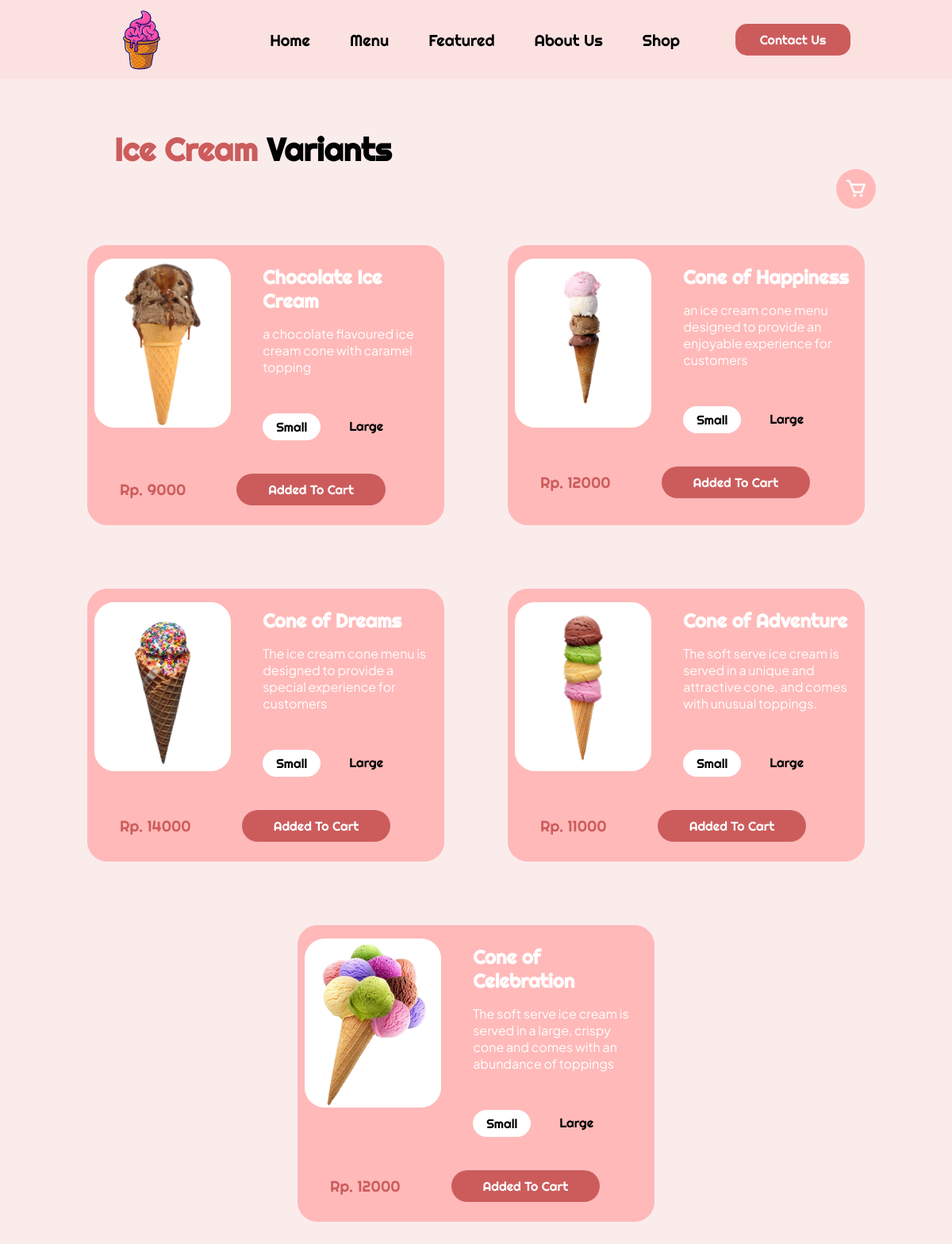
The page /menu-page.php?id=1 on the database its author committed.
### tables this page shows
CREATE TABLE `eskrim` (
  `id` int(11) NOT NULL,
  `kategori_id` int(11) DEFAULT NULL,
  `nama` varchar(50) NOT NULL,
  `harga` int(11) NOT NULL,
  `deskripsi` longtext NOT NULL,
  `gambar` varchar(255) NOT NULL
);

### menu-page.php (the view, shortened to what this page needs)
<?php
    if (isset($_GET['id'])) {
        $id_kategori = $_GET['id'];
        require_once 'db_conn.php';
        $sql_varian = "SELECT id, nama, harga, deskripsi, gambar FROM eskrim WHERE kategori_id = $id_kategori";
        $result_varian = $conn->query($sql_varian);
?>
<!DOCTYPE html>
<html lang="en">
<head>
    <link rel="stylesheet" href="assets/css/style.css">
    <link href='https://unpkg.com/boxicons@2.0.9/css/boxicons.min.css' rel='stylesheet'>
</head>
<body>
    <header>
        <nav class="navbar">
            <div class="container nav-wrapper">
                <a href="index.php" class="logo">
                    <img src="./assets/img/logo/logo-nav.png" alt="logo-nav">
                </a>
                <div class="navbar-wrapper">
                    <ul class="nav-list">
                        <li class="nav-item"><a href="index.php" class="nav-link">Home</a></li>
                        <li class="nav-item"><a href="index.php#menu" class="nav-link">Menu</a></li>
                        <li class="nav-item"><a href="index.php#featured" class="nav-link">Featured</a></li>
                        <li class="nav-item"><a href="about.html" class="nav-link">About Us</a></li>
                        <li class="nav-item"><a href="index.php#shop" class="nav-link">Shop</a></li>
                    </ul>
                    <a href="contact.html" class="btn-contact">Contact Us</a>
                </div>
            </div>
        </nav>
    </header>
    <main>
        <section id="variants">
            <h1 class="variants-title"><span>Ice Cream</span> Variants</h1>
            <div class="shop-cart">
                <i class='bx bx-cart'></i>
            </div>
            <div class="variants-containers">
                <?php
                         if ($result_varian->num_rows > 0) {
                            while($row_varian = $result_varian->fetch_assoc()) {
                ?>
                <div class="variants-box">
                    <div class="variants-details">
                        <div class="variants-pic">
                            <img src="<?php echo $row_varian['gambar']; ?>" alt="Menu pic <?php echo $row_varian['id']; ?>">
                        </div>
                        <div class="variants-info">
                            <h1 class="variants-name"><?php echo $row_varian['nama']; ?></h1>
                            <p class="variants-text"><?php echo $row_varian['deskripsi']; ?></p>
                            <div class="switch-field">
                                <label for="radio-<?php echo $row_varian['id']; ?>-small">Small</label>
                                <label for="radio-<?php echo $row_varian['id']; ?>-large">Large</label>
                            </div>
                        </div>
                    </div>
                    <div class="variants-price">
                        <p class="price">Rp. <?php echo $row_varian['harga']; ?></p>
                        <a href="#" class="btn-price" onclick="addToCart(<?php echo $row_varian['id']; ?>, '<?php echo $row_varian['nama']; ?>', '<?php echo $row_varian['harga']; ?>', '<?php echo $row_varian['gambar']; ?>')">Added To Cart</a>
                    </div>
                </div>
                <?php
                            }
                        }
                    }
                ?>
            </div>
        </section>
    </main>
</body>
</html>

### assets/css/style.css (style rules this page uses)
:root { --main-color: #ffb9b936; --second-color: #cc5c5c; --bg-color: #FBECEC; --third-color: #993e3e; --fourth-color: #ffb9b9; --main-font: "Righteous", sans-serif; --second-font: "Roboto", sans-serif; --third-font: "Modak", sans-serif; --fourth-font: "Plus Jakarta Sans", sans-serif; --fifth-font: "Poppins", sans-serif; }
* { margin: 0; padding: 0; box-sizing: border-box; text-decoration: none; list-style: none; scroll-behavior: smooth; }
body { background-color: var(--bg-color); font-family: var(--main-font); }
section { margin: 13rem 8rem; }
.container { max-width: 1500px; }
.navbar { background-color: var(--main-color); }
.navbar .nav-wrapper { position: relative; margin: 0 8rem; display: flex; justify-content: space-between; align-items: center; height: 100px; }
.nav-wrapper .logo { width: 101px; height: 103px; flex-shrink: 0; }
.nav-wrapper .navbar-wrapper { display: flex; gap: 50px; }
.nav-wrapper .navbar-wrapper .nav-list { display: flex; flex-wrap: nowrap; align-items: center; gap: 10px; }
.navbar-wrapper .nav-list .nav-link { font-size: 1.25rem; font-weight: 400; padding: 20px; color: black; }
.navbar-wrapper .btn-contact { color: #ffffff; font-weight: 400; background-color: var(--second-color); padding: 10px 15px; border-radius: 15px; width: 145px; text-align: center; }
.menu-title span, .why-title span, .featured-title span, .shop-title span, .variants-title span, .login-title span, .about-title span, .contact-title span, .title-cart span { color: var(--second-color); }
#variants { margin: 4rem 6rem; position: relative; }
.variants-containers { display: flex; flex-wrap: wrap; justify-content: center; flex-direction: row; gap: 5rem; margin: 6rem auto; width: 100%; }
.shop-cart { position: absolute; display: flex; align-items: center; justify-content: center; right: 0; background: var(--fourth-color); border-radius: 50%; width: 50px; height: 50px; cursor: pointer; }
.shop-cart i { font-size: 1.8rem; color: white; }
.variants-title { font-size: 2.5rem; padding-left: 3rem; }
.variants-box { padding: 1rem 0.5rem; border: 0.1rem solid var(--fourth-color); background: var(--fourth-color); border-radius: 25px; width: 450px; }
.variants-details { display: flex; justify-content: center; gap: 2rem; }
.variants-pic { border: 0.1rem solid white; background: white; width: 180px; height: 213px; border-radius: 25px; display: flex; align-items: center; justify-content: center; overflow: hidden; }
.variants-pic img { width: 100%; height: 100%; object-fit: contain; flex-shrink: 0; }
.variants-info { display: block; width: 55%; padding: 0.5rem; }
.variants-name { font-size: 1.5rem; color: white; margin-bottom: 1rem; }
.variants-text { font-family: var(--fourth-font); font-size: 1rem; color: white; margin-bottom: 3rem; }
.switch-field { display: flex; margin-bottom: 26px; overflow: hidden; gap: 1.3rem; }
.switch-field label { font-size: 1rem; line-height: 1; text-align: center; padding: 0.5rem 1rem; margin-right: -1px; transition: all 0.1s ease-in-out; }
.switch-field input:checked + label { background-color: white; border: 0.1rem solid white; border-radius: 27px; }
.variants-price { display: flex; align-items: center; margin: 0.5rem auto; gap: 4rem; }
.price { font-size: 1.2rem; color: var(--second-color); padding-left: 2rem; }
.btn-price { color: #ffffff; background-color: var(--second-color); border-radius: 27px; text-align: center; padding: 10px 40px; font-size: 1rem; }

### rows shown on the page
eskrim: gambar (picture), nama "Chocolate Ice Cream", deskripsi "a chocolate flavoured ice cream cone with caramel topping", harga "9000"
eskrim: gambar (picture), nama "Cone of Happiness", deskripsi "an ice cream cone menu designed to provide an enjoyable experience for customers", harga "12000"
eskrim: gambar (picture), nama "Cone of Dreams", deskripsi "The ice cream cone menu is designed to provide a special experience for customers", harga "14000"
eskrim: gambar (picture), nama "Cone of Adventure", deskripsi "The soft serve ice cream is served in a unique and attractive cone, and comes with unusual toppings.", harga "11000"
eskrim: gambar (picture), nama "Cone of Celebration", deskripsi "The soft serve ice cream is served in a large, crispy cone and comes with an abundance of toppings", harga "12000"
